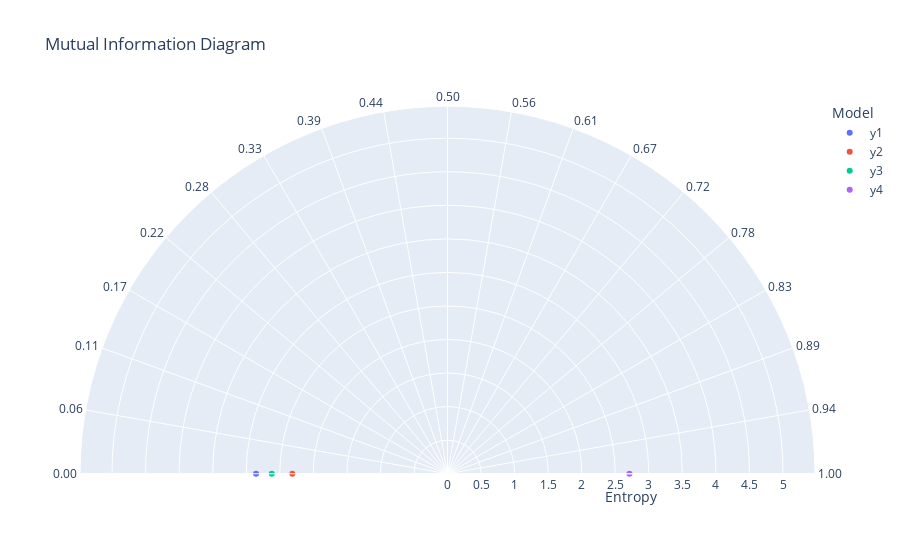

Write notebook code for a chart like this one.
### Code cell
chart_mi_res = chart_create_mid(df_mi_res, string_ref_model, string_type=string_type_mid)
chart_mi_res.show()

### Figure 1 — Plotly figure (JSON) as saved in the notebook; plotly's stock layout.template omitted (floating-point values rounded to 4 significant figures)
{"data": [{"hovertemplate": "Model=y1<br>Entropy=%{r}<br>Angle_SMI=%{theta}<extra></extra>", "legendgroup": "y1", "marker": {"color": "#636efa", "symbol": "circle"}, "mode": "markers", "name": "y1", "r": [2.853], "showlegend": true, "subplot": "polar", "theta": [180], "type": "scatterpolar"}, {"hovertemplate": "Model=y2<br>Entropy=%{r}<br>Angle_SMI=%{theta}<extra></extra>", "legendgroup": "y2", "marker": {"color": "#EF553B", "symbol": "circle"}, "mode": "markers", "name": "y2", "r": [2.312], "showlegend": true, "subplot": "polar", "theta": [180], "type": "scatterpolar"}, {"hovertemplate": "Model=y3<br>Entropy=%{r}<br>Angle_SMI=%{theta}<extra></extra>", "legendgroup": "y3", "marker": {"color": "#00cc96", "symbol": "circle"}, "mode": "markers", "name": "y3", "r": [2.619], "showlegend": true, "subplot": "polar", "theta": [180], "type": "scatterpolar"}, {"hovertemplate": "Model=y4<br>Entropy=%{r}<br>Angle_SMI=%{theta}<extra></extra>", "legendgroup": "y4", "marker": {"color": "#ab63fa", "symbol": "circle"}, "mode": "markers", "name": "y4", "r": [2.711], "showlegend": true, "subplot": "polar", "theta": [0], "type": "scatterpolar"}], "layout": {"autosize": true, "legend": {"title": {"text": "Model"}, "tracegroupgap": 0}, "polar": {"angularaxis": {"direction": "counterclockwise", "dtick": 10, "rotation": 0, "ticktext": ["1.00", "0.94", "0.89", "0.83", "0.78", "0.72", "0.67", "0.61", "0.56", "0.50", "0.44", "0.39", "0.33", "0.28", "0.22", "0.17", "0.11", "0.06", "0.00"], "tickvals": [0, 10, 20, 30, 40, 50, 60, 70, 80, 90, 100, 110, 120, 130, 140, 150, 160, 170, 180], "type": "linear"}, "domain": {"x": [0, 1], "y": [0, 1]}, "radialaxis": {"autorange": false, "range": [0, 5.477], "title": {"text": "Entropy"}, "type": "linear"}, "sector": [0, 180]}, "title": {"text": "Mutual Information Diagram"}}}
